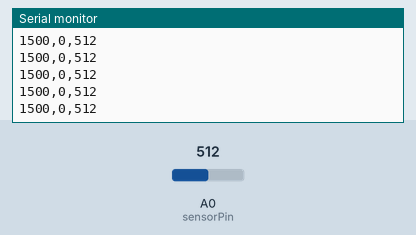
Simulated run of this sketch. Board: Arduino Uno, built with avr-gcc and run on an emulated ATmega328P. Parts: the last lines printed to the serial monitor. The inputs (shaded band) are chosen by the test bench; at power-on: A0 (sensorPin) = 512.

Above: at 1.2 s.
1.3 s: A0 (sensorPin) set to 982
At 2.2 s:
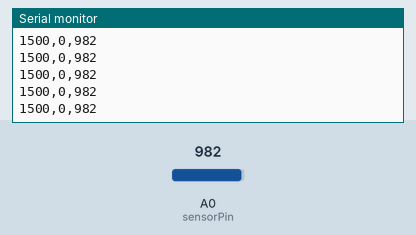
2.8 s: A0 (sensorPin) set to 1009
At 3.9 s:
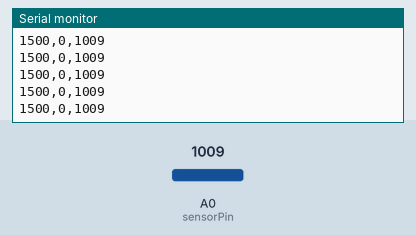
Timing chart, 0 to 5.8 s (numbered marks = the images above; inputs shaded):
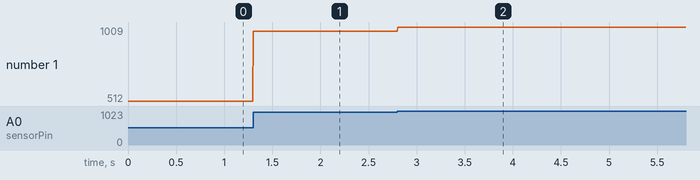

The sketch:

microphone.ino
```cpp
/*
 * Electret Microphone
 * OPA344
 *
 *
 * Make: www.make-magazin.de
 * Florian Schäffer
 *
 * https://learn.sparkfun.com/tutorials/electret-mic-breakout-board-hookup-guide
 *
 *
 */

const int sensorPin = A0;    // select the input pin for the potentiometer

void setup() {
  Serial.begin(115200);
}

void loop() {
  Serial.print (1500);    // 2 Werte ausgeben, damit untere und obere Grenze definiert ist und sich die Skalierung der Y-Achse nicht immerzu ändert
  Serial.print (",");
  Serial.print (0);
  Serial.print (",");
  Serial.println (analogRead(sensorPin));
  delay(2);
}
```

Measured:
- after the input at 1.3 s, the serial monitor: prints a new line at once (image 1)
- after the input at 2.8 s, the serial monitor: prints a new line at once (image 2)
- plotted number 1: 512 → 982 after the input at 1.3 s, 982 → 1009 after the input at 2.8 s
